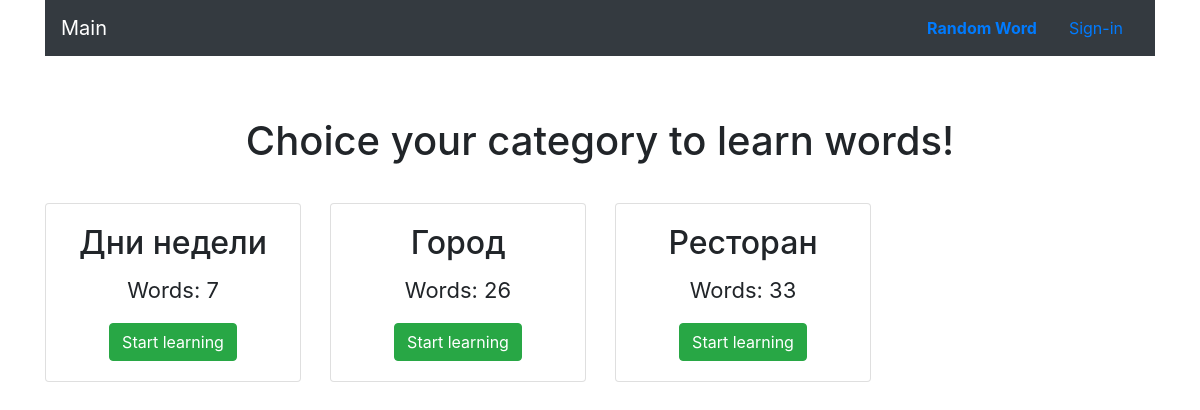
The page / on the database its author committed.
### main_app/card/models.py (models this page shows, shortened)
class BaseModel(db.Model):
    __abstract__ = True
    __table_args__ = {'sqlite_autoincrement': True}     # remove if postgres
    id = db.Column(db.Integer, primary_key=True)

class Category(BaseModel):
    __tablename__ = 'category'
    name = db.Column(db.String(128), unique=True, nullable=False)
    image = db.Column(db.String(1024), nullable=True)
    background = db.Column(db.String(1024), nullable=True)
    @classmethod
    def all(cls) -> list:
        categories = db.session.query(Category).all()
        return categories
    @property
    def count_words(self) -> int:
        count_words = db.session.query(CategoryCards).filter(CategoryCards.category_id==self.id).count()
        return count_words

### main_app/card/views.py (the view)
@card.route('/')
def index():
    categories = Category.all()
    return render_template('main/index.html', categories=categories)

### main_app/templates/main/index.html
{% extends 'main/layout.html' %}
{% block content %}
<div class="container">
	<div class="row">
		<div class="col-md-12 text-center">
			<h1>Choice your category to learn words!</h1>
		</div>
	</div>
</div>
<div class="container card-main">
	<div class="row">
		{% for category in categories %}
		<div class="col-sm-3 text-center">
			<div class="card" style="width: 16rem;">
				<center>
					<div class="card-body">
						<h2 class="card-title">{{ category.name }}</h2>
						<p class="card-text">Words: {{ category.count_words }}</p>
						<a href="{{ url_for('card.category', category_id=category.id) }}" class="btn btn-success">Start learning</a>
					</div>
				</center>
			</div>
		</div>
		{% endfor %}
	</div>
</div>
{% endblock %}

### main_app/templates/main/layout.html (style rules this page uses)
.card-text { font-size: 22px; }
.row, .card-main { margin-top: 30px; }

### rows shown on the page
Category: name "Дни недели", count_words "7"
Category: name "Город", count_words "26"
Category: name "Ресторан", count_words "33"
